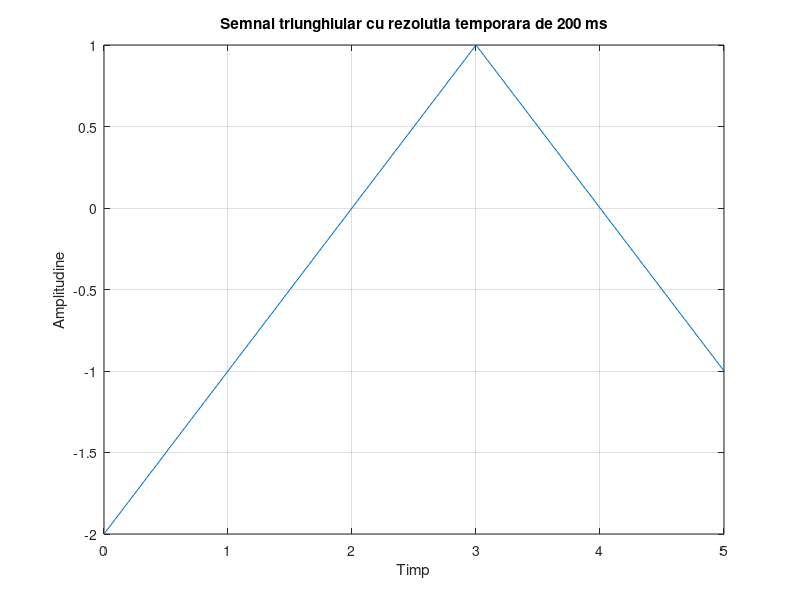

Write MATLAB code to recreate this figure.

w=0.5;               % inaltimea maxima a semnalului
t=0:0.2:5;         % un vector prntru timp care merge de la 0 la 5 secunde, cu pasul de 200 ms
s= (1+w)*sawtooth(t*2*1/6*pi, w) - w; % sawtooth se foloseste pentru a reprezenta grafic semnalul triunghiular si, deoarece nivelul maxim este diferit de nivelul minim, se va inmulti cu 1+w si se va scadea w pentru a avea 1 nivelul maxim si -2 nivelul minim
figure(6);           % numele figurii
plot (t,s);          %  se vor reprezenta grafic elementele vectorului s în funcţie de elementele vectorului t; 
xlabel('Timp');      % denumirea axei x
ylabel('Amplitudine'); % denumirea axei y
title('Semnal triunghiular cu rezolutia temporara de 200 ms'); %titlul figurii
grid                 % reteaua de linii
